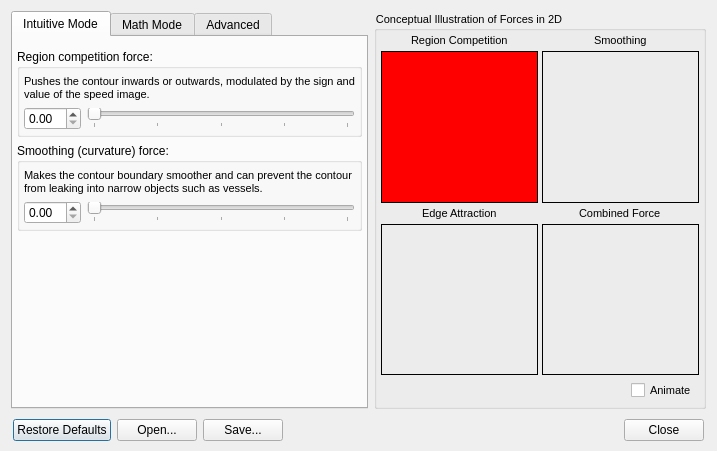
<?xml version="1.0" encoding="UTF-8"?>
<ui version="4.0">
 <class>SnakeParameterDialog</class>
 <widget class="QDialog" name="SnakeParameterDialog">
  <property name="geometry">
   <rect>
    <x>0</x>
    <y>0</y>
    <width>717</width>
    <height>451</height>
   </rect>
  </property>
  <property name="windowTitle">
   <string>Active Contour Evolution Parameters - LaTIM-SNAP</string>
  </property>
  <layout class="QGridLayout" name="gridLayout">
   <property name="bottomMargin">
    <number>8</number>
   </property>
   <property name="verticalSpacing">
    <number>8</number>
   </property>
   <item row="0" column="1">
    <widget class="QGroupBox" name="groupBox">
     <property name="sizePolicy">
      <sizepolicy hsizetype="Preferred" vsizetype="Preferred">
       <horstretch>0</horstretch>
       <verstretch>0</verstretch>
      </sizepolicy>
     </property>
     <property name="minimumSize">
      <size>
       <width>320</width>
       <height>0</height>
      </size>
     </property>
     <property name="styleSheet">
      <string notr="true">font-size:11px;</string>
     </property>
     <property name="title">
      <string>Conceptual Illustration of Forces in 2D</string>
     </property>
     <layout class="QGridLayout" name="gridLayout_10" rowstretch="0,1,0,0,1,0">
      <property name="leftMargin">
       <number>4</number>
      </property>
      <property name="topMargin">
       <number>4</number>
      </property>
      <property name="rightMargin">
       <number>4</number>
      </property>
      <property name="bottomMargin">
       <number>4</number>
      </property>
      <property name="spacing">
       <number>4</number>
      </property>
      <item row="0" column="0" alignment="Qt::AlignHCenter">
       <widget class="QLabel" name="lblForceAlpha">
        <property name="text">
         <string>Region Competition</string>
        </property>
       </widget>
      </item>
      <item row="0" column="1" alignment="Qt::AlignHCenter">
       <widget class="QLabel" name="lblForceBeta">
        <property name="text">
         <string>Smoothing</string>
        </property>
       </widget>
      </item>
      <item row="3" column="0" alignment="Qt::AlignHCenter">
       <widget class="QLabel" name="label_9">
        <property name="text">
         <string>Edge Attraction</string>
        </property>
       </widget>
      </item>
      <item row="3" column="1" alignment="Qt::AlignHCenter">
       <widget class="QLabel" name="label_11">
        <property name="text">
         <string>Combined Force</string>
        </property>
       </widget>
      </item>
      <item row="1" column="0">
       <widget class="QFrame" name="frame">
        <property name="styleSheet">
         <string notr="true">background-color: red;</string>
        </property>
        <property name="frameShape">
         <enum>QFrame::Box</enum>
        </property>
        <property name="frameShadow">
         <enum>QFrame::Plain</enum>
        </property>
        <layout class="QVBoxLayout" name="verticalLayout_9">
         <property name="leftMargin">
          <number>0</number>
         </property>
         <property name="topMargin">
          <number>0</number>
         </property>
         <property name="rightMargin">
          <number>0</number>
         </property>
         <property name="bottomMargin">
          <number>0</number>
         </property>
         <item>
          <widget class="QtVTKRenderWindowBox" name="boxForceAlpha" native="true"/>
         </item>
        </layout>
       </widget>
      </item>
      <item row="1" column="1">
       <widget class="QFrame" name="frame_2">
        <property name="frameShape">
         <enum>QFrame::Box</enum>
        </property>
        <property name="frameShadow">
         <enum>QFrame::Plain</enum>
        </property>
        <layout class="QVBoxLayout" name="verticalLayout_10">
         <property name="leftMargin">
          <number>0</number>
         </property>
         <property name="topMargin">
          <number>0</number>
         </property>
         <property name="rightMargin">
          <number>0</number>
         </property>
         <property name="bottomMargin">
          <number>0</number>
         </property>
         <item>
          <widget class="QtVTKRenderWindowBox" name="boxForceBeta" native="true">
           <property name="styleSheet">
            <string notr="true">border:1px black solid;</string>
           </property>
          </widget>
         </item>
        </layout>
       </widget>
      </item>
      <item row="4" column="0">
       <widget class="QFrame" name="frame_3">
        <property name="frameShape">
         <enum>QFrame::Box</enum>
        </property>
        <property name="frameShadow">
         <enum>QFrame::Plain</enum>
        </property>
        <layout class="QVBoxLayout" name="verticalLayout_11">
         <property name="leftMargin">
          <number>0</number>
         </property>
         <property name="topMargin">
          <number>0</number>
         </property>
         <property name="rightMargin">
          <number>0</number>
         </property>
         <property name="bottomMargin">
          <number>0</number>
         </property>
         <item>
          <widget class="QtVTKRenderWindowBox" name="boxForceGamma" native="true">
           <property name="styleSheet">
            <string notr="true">border:1px black solid;</string>
           </property>
          </widget>
         </item>
        </layout>
       </widget>
      </item>
      <item row="4" column="1">
       <widget class="QFrame" name="frame_4">
        <property name="frameShape">
         <enum>QFrame::Box</enum>
        </property>
        <property name="frameShadow">
         <enum>QFrame::Plain</enum>
        </property>
        <layout class="QVBoxLayout" name="verticalLayout_12">
         <property name="leftMargin">
          <number>0</number>
         </property>
         <property name="topMargin">
          <number>0</number>
         </property>
         <property name="rightMargin">
          <number>0</number>
         </property>
         <property name="bottomMargin">
          <number>0</number>
         </property>
         <item>
          <widget class="QtVTKRenderWindowBox" name="boxForceTotal" native="true">
           <property name="styleSheet">
            <string notr="true">border:1px black solid;</string>
           </property>
          </widget>
         </item>
        </layout>
       </widget>
      </item>
      <item row="5" column="0" colspan="2" alignment="Qt::AlignRight">
       <widget class="QWidget" name="widget" native="true">
        <property name="minimumSize">
         <size>
          <width>0</width>
          <height>20</height>
         </size>
        </property>
        <layout class="QHBoxLayout" name="horizontalLayout">
         <property name="leftMargin">
          <number>2</number>
         </property>
         <property name="topMargin">
          <number>2</number>
         </property>
         <property name="rightMargin">
          <number>2</number>
         </property>
         <property name="bottomMargin">
          <number>2</number>
         </property>
         <item>
          <widget class="QCheckBox" name="chkAnimate">
           <property name="text">
            <string>Animate</string>
           </property>
          </widget>
         </item>
        </layout>
       </widget>
      </item>
     </layout>
    </widget>
   </item>
   <item row="0" column="0">
    <widget class="QTabWidget" name="tabWidget">
     <property name="maximumSize">
      <size>
       <width>357</width>
       <height>16777215</height>
      </size>
     </property>
     <property name="currentIndex">
      <number>0</number>
     </property>
     <widget class="QWidget" name="tab">
      <attribute name="title">
       <string>Intuitive Mode</string>
      </attribute>
      <layout class="QVBoxLayout" name="verticalLayout_4">
       <property name="leftMargin">
        <number>4</number>
       </property>
       <property name="topMargin">
        <number>12</number>
       </property>
       <property name="rightMargin">
        <number>4</number>
       </property>
       <property name="bottomMargin">
        <number>4</number>
       </property>
       <item>
        <widget class="QStackedWidget" name="stackIntuitive">
         <property name="currentIndex">
          <number>0</number>
         </property>
         <widget class="QWidget" name="pageZhu">
          <layout class="QVBoxLayout" name="verticalLayout_6">
           <property name="leftMargin">
            <number>0</number>
           </property>
           <property name="topMargin">
            <number>0</number>
           </property>
           <property name="rightMargin">
            <number>0</number>
           </property>
           <property name="bottomMargin">
            <number>0</number>
           </property>
           <item>
            <widget class="QGroupBox" name="groupBox_2">
             <property name="title">
              <string>Region competition force:</string>
             </property>
             <layout class="QGridLayout" name="gridLayout_2">
              <property name="leftMargin">
               <number>4</number>
              </property>
              <property name="topMargin">
               <number>6</number>
              </property>
              <property name="rightMargin">
               <number>4</number>
              </property>
              <property name="bottomMargin">
               <number>4</number>
              </property>
              <item row="0" column="0" colspan="2">
               <widget class="QLabel" name="label">
                <property name="styleSheet">
                 <string notr="true">font-size:11px;</string>
                </property>
                <property name="text">
                 <string>Pushes the contour inwards or outwards, modulated by the sign and value of the speed image.</string>
                </property>
                <property name="wordWrap">
                 <bool>true</bool>
                </property>
               </widget>
              </item>
              <item row="1" column="0">
               <widget class="QDoubleSpinBox" name="inZhuAlphaSimple"/>
              </item>
              <item row="1" column="1">
               <widget class="QDoubleSlider" name="inZhuAlphaSimpleSlider">
                <property name="maximum">
                 <number>100</number>
                </property>
                <property name="orientation">
                 <enum>Qt::Horizontal</enum>
                </property>
                <property name="tickPosition">
                 <enum>QSlider::TicksBelow</enum>
                </property>
                <property name="tickInterval">
                 <number>25</number>
                </property>
               </widget>
              </item>
             </layout>
            </widget>
           </item>
           <item>
            <widget class="QGroupBox" name="groupBox_3">
             <property name="title">
              <string>Smoothing (curvature) force:</string>
             </property>
             <layout class="QGridLayout" name="gridLayout_3">
              <property name="leftMargin">
               <number>4</number>
              </property>
              <property name="topMargin">
               <number>6</number>
              </property>
              <property name="rightMargin">
               <number>4</number>
              </property>
              <property name="bottomMargin">
               <number>4</number>
              </property>
              <item row="0" column="0" colspan="2">
               <widget class="QLabel" name="label_2">
                <property name="styleSheet">
                 <string notr="true">font-size:11px;</string>
                </property>
                <property name="text">
                 <string>Makes the contour boundary smoother and can prevent the contour from leaking into narrow objects such as vessels.</string>
                </property>
                <property name="wordWrap">
                 <bool>true</bool>
                </property>
               </widget>
              </item>
              <item row="1" column="0">
               <widget class="QDoubleSpinBox" name="inZhuBetaSimple"/>
              </item>
              <item row="1" column="1">
               <widget class="QDoubleSlider" name="inZhuBetaSimpleSlider">
                <property name="maximum">
                 <number>100</number>
                </property>
                <property name="orientation">
                 <enum>Qt::Horizontal</enum>
                </property>
                <property name="tickPosition">
                 <enum>QSlider::TicksBelow</enum>
                </property>
                <property name="tickInterval">
                 <number>25</number>
                </property>
               </widget>
              </item>
             </layout>
            </widget>
           </item>
           <item>
            <spacer name="verticalSpacer">
             <property name="orientation">
              <enum>Qt::Vertical</enum>
             </property>
             <property name="sizeHint" stdset="0">
              <size>
               <width>20</width>
               <height>40</height>
              </size>
             </property>
            </spacer>
           </item>
          </layout>
         </widget>
         <widget class="QWidget" name="pageCaselles">
          <layout class="QVBoxLayout" name="verticalLayout_7">
           <property name="leftMargin">
            <number>0</number>
           </property>
           <property name="topMargin">
            <number>0</number>
           </property>
           <property name="rightMargin">
            <number>0</number>
           </property>
           <property name="bottomMargin">
            <number>0</number>
           </property>
           <item>
            <widget class="QGroupBox" name="groupBox_5">
             <property name="title">
              <string>Expansion (baloon) force</string>
             </property>
             <layout class="QGridLayout" name="gridLayout_4">
              <property name="leftMargin">
               <number>4</number>
              </property>
              <property name="topMargin">
               <number>6</number>
              </property>
              <property name="rightMargin">
               <number>4</number>
              </property>
              <property name="bottomMargin">
               <number>4</number>
              </property>
              <item row="0" column="0" colspan="2">
               <widget class="QLabel" name="label_3">
                <property name="styleSheet">
                 <string notr="true">font-size:11px;</string>
                </property>
                <property name="text">
                 <string>A force pushing outwards (or inwards if the weight below is negative) on the contour boundary proportionally to the speed image.</string>
                </property>
                <property name="wordWrap">
                 <bool>true</bool>
                </property>
               </widget>
              </item>
              <item row="1" column="0">
               <widget class="QDoubleSpinBox" name="inCasellesAlphaSimple"/>
              </item>
              <item row="1" column="1">
               <widget class="QDoubleSlider" name="inCasellesAlphaSimpleSlider">
                <property name="maximum">
                 <number>100</number>
                </property>
                <property name="orientation">
                 <enum>Qt::Horizontal</enum>
                </property>
                <property name="tickPosition">
                 <enum>QSlider::TicksBelow</enum>
                </property>
                <property name="tickInterval">
                 <number>25</number>
                </property>
               </widget>
              </item>
             </layout>
            </widget>
           </item>
           <item>
            <widget class="QGroupBox" name="groupBox_6">
             <property name="title">
              <string>Smoothing (curvature) force:</string>
             </property>
             <layout class="QGridLayout" name="gridLayout_5">
              <property name="leftMargin">
               <number>4</number>
              </property>
              <property name="topMargin">
               <number>6</number>
              </property>
              <property name="rightMargin">
               <number>4</number>
              </property>
              <property name="bottomMargin">
               <number>4</number>
              </property>
              <item row="0" column="0" colspan="2">
               <widget class="QLabel" name="label_4">
                <property name="styleSheet">
                 <string notr="true">font-size:11px;</string>
                </property>
                <property name="text">
                 <string>Makes the contour boundary smoother and can prevent the contour from leaking into narrow objects such as vessels.</string>
                </property>
                <property name="wordWrap">
                 <bool>true</bool>
                </property>
               </widget>
              </item>
              <item row="1" column="0">
               <widget class="QDoubleSpinBox" name="inCasellesBetaSimple"/>
              </item>
              <item row="1" column="1">
               <widget class="QDoubleSlider" name="inCasellesBetaSimpleSlider">
                <property name="maximum">
                 <number>100</number>
                </property>
                <property name="orientation">
                 <enum>Qt::Horizontal</enum>
                </property>
                <property name="tickPosition">
                 <enum>QSlider::TicksBelow</enum>
                </property>
                <property name="tickInterval">
                 <number>25</number>
                </property>
               </widget>
              </item>
             </layout>
            </widget>
           </item>
           <item>
            <widget class="QGroupBox" name="groupBox_7">
             <property name="title">
              <string>Edge attraction (advection) force:</string>
             </property>
             <layout class="QGridLayout" name="gridLayout_6">
              <property name="leftMargin">
               <number>4</number>
              </property>
              <property name="topMargin">
               <number>6</number>
              </property>
              <property name="rightMargin">
               <number>4</number>
              </property>
              <property name="bottomMargin">
               <number>4</number>
              </property>
              <item row="0" column="0" colspan="2">
               <widget class="QLabel" name="label_5">
                <property name="styleSheet">
                 <string notr="true">font-size:11px;</string>
                </property>
                <property name="text">
                 <string>Attracts the boundary of the contour to nearby edges and can prevent the contour from leaking past edges.</string>
                </property>
                <property name="wordWrap">
                 <bool>true</bool>
                </property>
               </widget>
              </item>
              <item row="1" column="0">
               <widget class="QDoubleSpinBox" name="inCasellesGammaSimple"/>
              </item>
              <item row="1" column="1">
               <widget class="QDoubleSlider" name="inCasellesGammaSimpleSlider">
                <property name="maximum">
                 <number>100</number>
                </property>
                <property name="orientation">
                 <enum>Qt::Horizontal</enum>
                </property>
                <property name="tickPosition">
                 <enum>QSlider::TicksBelow</enum>
                </property>
                <property name="tickInterval">
                 <number>10</number>
                </property>
               </widget>
              </item>
             </layout>
            </widget>
           </item>
          </layout>
         </widget>
        </widget>
       </item>
      </layout>
     </widget>
     <widget class="QWidget" name="tabMath">
      <attribute name="title">
       <string>Math Mode</string>
      </attribute>
      <layout class="QVBoxLayout" name="verticalLayout_3" stretch="0,0,1">
       <property name="leftMargin">
        <number>4</number>
       </property>
       <property name="topMargin">
        <number>12</number>
       </property>
       <property name="rightMargin">
        <number>4</number>
       </property>
       <property name="bottomMargin">
        <number>4</number>
       </property>
       <item>
        <widget class="QGroupBox" name="groupBox_8">
         <property name="title">
          <string>Contour evolution equation:</string>
         </property>
         <layout class="QGridLayout" name="gridLayout_8" columnstretch="0,0">
          <property name="leftMargin">
           <number>2</number>
          </property>
          <property name="topMargin">
           <number>6</number>
          </property>
          <property name="rightMargin">
           <number>2</number>
          </property>
          <property name="bottomMargin">
           <number>8</number>
          </property>
          <item row="2" column="1" alignment="Qt::AlignRight">
           <widget class="QCheckBox" name="chkAdvanced">
            <property name="toolTip">
             <string>The advanced expression provides additional flexibility by allowing the exponent of the speed image to be changed in each of the terms.</string>
            </property>
            <property name="text">
             <string>Use advanced expression</string>
            </property>
           </widget>
          </item>
          <item row="1" column="1">
           <widget class="QStackedWidget" name="stackEqn">
            <property name="currentIndex">
             <number>0</number>
            </property>
            <widget class="QWidget" name="pageEqnZhu">
             <layout class="QVBoxLayout" name="verticalLayout">
              <property name="leftMargin">
               <number>0</number>
              </property>
              <property name="topMargin">
               <number>0</number>
              </property>
              <property name="rightMargin">
               <number>0</number>
              </property>
              <property name="bottomMargin">
               <number>0</number>
              </property>
              <item alignment="Qt::AlignHCenter">
               <widget class="QLabel" name="outFormula_2">
                <property name="text">
                 <string/>
                </property>
                <property name="pixmap">
                 <pixmap resource="../Resources/SNAPResources.qrc">:/root/formula02.gif</pixmap>
                </property>
                <property name="scaledContents">
                 <bool>false</bool>
                </property>
               </widget>
              </item>
             </layout>
            </widget>
            <widget class="QWidget" name="pageEqnCaselles">
             <layout class="QVBoxLayout" name="verticalLayout_2">
              <property name="leftMargin">
               <number>0</number>
              </property>
              <property name="topMargin">
               <number>0</number>
              </property>
              <property name="rightMargin">
               <number>0</number>
              </property>
              <property name="bottomMargin">
               <number>0</number>
              </property>
              <item alignment="Qt::AlignHCenter">
               <widget class="QLabel" name="outFormula">
                <property name="text">
                 <string/>
                </property>
                <property name="pixmap">
                 <pixmap resource="../Resources/SNAPResources.qrc">:/root/formula01.gif</pixmap>
                </property>
                <property name="scaledContents">
                 <bool>false</bool>
                </property>
               </widget>
              </item>
             </layout>
            </widget>
            <widget class="QWidget" name="pageEqnAdvanced">
             <layout class="QVBoxLayout" name="verticalLayout_8">
              <property name="spacing">
               <number>0</number>
              </property>
              <property name="leftMargin">
               <number>0</number>
              </property>
              <property name="topMargin">
               <number>0</number>
              </property>
              <property name="rightMargin">
               <number>0</number>
              </property>
              <property name="bottomMargin">
               <number>0</number>
              </property>
              <item>
               <spacer name="verticalSpacer_6">
                <property name="orientation">
                 <enum>Qt::Vertical</enum>
                </property>
                <property name="sizeHint" stdset="0">
                 <size>
                  <width>20</width>
                  <height>1</height>
                 </size>
                </property>
               </spacer>
              </item>
              <item>
               <widget class="QLabel" name="outFormula_3">
                <property name="text">
                 <string/>
                </property>
                <property name="pixmap">
                 <pixmap resource="../Resources/SNAPResources.qrc">:/root/formula03.gif</pixmap>
                </property>
                <property name="scaledContents">
                 <bool>true</bool>
                </property>
               </widget>
              </item>
              <item>
               <spacer name="verticalSpacer_5">
                <property name="orientation">
                 <enum>Qt::Vertical</enum>
                </property>
                <property name="sizeHint" stdset="0">
                 <size>
                  <width>20</width>
                  <height>0</height>
                 </size>
                </property>
               </spacer>
              </item>
             </layout>
            </widget>
           </widget>
          </item>
         </layout>
        </widget>
       </item>
       <item>
        <widget class="QGroupBox" name="groupBox_4">
         <property name="title">
          <string>Parameters:</string>
         </property>
         <layout class="QGridLayout" name="gridLayout_7">
          <property name="leftMargin">
           <number>4</number>
          </property>
          <property name="topMargin">
           <number>6</number>
          </property>
          <property name="rightMargin">
           <number>4</number>
          </property>
          <property name="bottomMargin">
           <number>4</number>
          </property>
          <property name="verticalSpacing">
           <number>16</number>
          </property>
          <item row="1" column="2">
           <widget class="QDoubleSlider" name="inBetaMathSlider">
            <property name="maximum">
             <number>100</number>
            </property>
            <property name="orientation">
             <enum>Qt::Horizontal</enum>
            </property>
            <property name="tickPosition">
             <enum>QSlider::TicksBelow</enum>
            </property>
            <property name="tickInterval">
             <number>25</number>
            </property>
           </widget>
          </item>
          <item row="1" column="3">
           <widget class="QLabel" name="lblBetaExp">
            <property name="text">
             <string>&lt;html&gt;&lt;head/&gt;&lt;body&gt;&lt;p&gt;r&lt;span style=&quot; vertical-align:sub;&quot;&gt;β&lt;/span&gt;:&lt;/p&gt;&lt;/body&gt;&lt;/html&gt;</string>
            </property>
           </widget>
          </item>
          <item row="0" column="1">
           <widget class="QDoubleSpinBox" name="inAlphaMath"/>
          </item>
          <item row="0" column="2">
           <widget class="QDoubleSlider" name="inAlphaMathSlider">
            <property name="maximum">
             <number>100</number>
            </property>
            <property name="orientation">
             <enum>Qt::Horizontal</enum>
            </property>
            <property name="tickPosition">
             <enum>QSlider::TicksBelow</enum>
            </property>
            <property name="tickInterval">
             <number>25</number>
            </property>
           </widget>
          </item>
          <item row="1" column="0">
           <widget class="QLabel" name="label_10">
            <property name="text">
             <string>β:</string>
            </property>
           </widget>
          </item>
          <item row="1" column="1">
           <widget class="QDoubleSpinBox" name="inBetaMath"/>
          </item>
          <item row="0" column="0">
           <widget class="QLabel" name="label_6">
            <property name="text">
             <string>α:</string>
            </property>
           </widget>
          </item>
          <item row="0" column="3">
           <widget class="QLabel" name="lblAlphaExp">
            <property name="text">
             <string>&lt;html&gt;&lt;head/&gt;&lt;body&gt;&lt;p&gt;r&lt;span style=&quot; vertical-align:sub;&quot;&gt;α&lt;/span&gt;:&lt;/p&gt;&lt;/body&gt;&lt;/html&gt;</string>
            </property>
           </widget>
          </item>
          <item row="2" column="1">
           <widget class="QDoubleSpinBox" name="inGammaMath"/>
          </item>
          <item row="2" column="2">
           <widget class="QDoubleSlider" name="inGammaMathSlider">
            <property name="maximum">
             <number>100</number>
            </property>
            <property name="orientation">
             <enum>Qt::Horizontal</enum>
            </property>
            <property name="tickPosition">
             <enum>QSlider::TicksBelow</enum>
            </property>
            <property name="tickInterval">
             <number>25</number>
            </property>
           </widget>
          </item>
          <item row="2" column="3">
           <widget class="QLabel" name="lblGammaExp">
            <property name="text">
             <string>&lt;html&gt;&lt;head/&gt;&lt;body&gt;&lt;p&gt;r&lt;span style=&quot; vertical-align:sub;&quot;&gt;γ&lt;/span&gt;:&lt;/p&gt;&lt;/body&gt;&lt;/html&gt;</string>
            </property>
           </widget>
          </item>
          <item row="2" column="0">
           <widget class="QLabel" name="lblGammaMath">
            <property name="text">
             <string>γ:</string>
            </property>
           </widget>
          </item>
          <item row="0" column="4">
           <widget class="QSpinBox" name="inAlphaExp"/>
          </item>
          <item row="1" column="4">
           <widget class="QSpinBox" name="inBetaExp"/>
          </item>
          <item row="2" column="4">
           <widget class="QSpinBox" name="inGammaExp"/>
          </item>
         </layout>
        </widget>
       </item>
       <item>
        <spacer name="verticalSpacer_3">
         <property name="orientation">
          <enum>Qt::Vertical</enum>
         </property>
         <property name="sizeHint" stdset="0">
          <size>
           <width>20</width>
           <height>40</height>
          </size>
         </property>
        </spacer>
       </item>
      </layout>
     </widget>
     <widget class="QWidget" name="tabAdvanced">
      <attribute name="title">
       <string>Advanced</string>
      </attribute>
      <layout class="QVBoxLayout" name="verticalLayout_5">
       <property name="leftMargin">
        <number>4</number>
       </property>
       <property name="topMargin">
        <number>12</number>
       </property>
       <property name="rightMargin">
        <number>4</number>
       </property>
       <property name="bottomMargin">
        <number>4</number>
       </property>
       <item>
        <widget class="QGroupBox" name="groupBox_9">
         <property name="title">
          <string>Speed-up factor</string>
         </property>
         <layout class="QGridLayout" name="gridLayout_9">
          <property name="leftMargin">
           <number>4</number>
          </property>
          <property name="topMargin">
           <number>6</number>
          </property>
          <property name="rightMargin">
           <number>4</number>
          </property>
          <property name="bottomMargin">
           <number>4</number>
          </property>
          <item row="1" column="0">
           <widget class="QDoubleSpinBox" name="inSpeedup"/>
          </item>
          <item row="1" column="1">
           <widget class="QDoubleSlider" name="inSpeedupSlider">
            <property name="maximum">
             <number>100</number>
            </property>
            <property name="orientation">
             <enum>Qt::Horizontal</enum>
            </property>
            <property name="tickPosition">
             <enum>QSlider::TicksBelow</enum>
            </property>
            <property name="tickInterval">
             <number>25</number>
            </property>
           </widget>
          </item>
          <item row="0" column="0" colspan="2">
           <widget class="QLabel" name="label_13">
            <property name="styleSheet">
             <string notr="true">font-size:11px;</string>
            </property>
            <property name="text">
             <string>It is possible to speed up active contour evolution by increasing the step size over the theoretically optimal value. However, this can result in numerical instability.</string>
            </property>
            <property name="wordWrap">
             <bool>true</bool>
            </property>
           </widget>
          </item>
         </layout>
        </widget>
       </item>
       <item>
        <spacer name="verticalSpacer_4">
         <property name="orientation">
          <enum>Qt::Vertical</enum>
         </property>
         <property name="sizeHint" stdset="0">
          <size>
           <width>20</width>
           <height>40</height>
          </size>
         </property>
        </spacer>
       </item>
      </layout>
     </widget>
    </widget>
   </item>
   <item row="1" column="0" colspan="2">
    <widget class="QWidget" name="widget_2" native="true">
     <property name="minimumSize">
      <size>
       <width>0</width>
       <height>20</height>
      </size>
     </property>
     <layout class="QHBoxLayout" name="horizontalLayout_2">
      <property name="leftMargin">
       <number>2</number>
      </property>
      <property name="topMargin">
       <number>2</number>
      </property>
      <property name="rightMargin">
       <number>2</number>
      </property>
      <property name="bottomMargin">
       <number>2</number>
      </property>
      <item>
       <widget class="QPushButton" name="btnRestore">
        <property name="text">
         <string>Restore Defaults</string>
        </property>
       </widget>
      </item>
      <item>
       <widget class="QPushButton" name="btnOpen">
        <property name="text">
         <string>Open...</string>
        </property>
       </widget>
      </item>
      <item>
       <widget class="QPushButton" name="btnSave">
        <property name="text">
         <string>Save...</string>
        </property>
       </widget>
      </item>
      <item>
       <spacer name="horizontalSpacer">
        <property name="orientation">
         <enum>Qt::Horizontal</enum>
        </property>
        <property name="sizeHint" stdset="0">
         <size>
          <width>40</width>
          <height>20</height>
         </size>
        </property>
       </spacer>
      </item>
      <item>
       <widget class="QPushButton" name="btnClose">
        <property name="text">
         <string>Close</string>
        </property>
       </widget>
      </item>
     </layout>
    </widget>
   </item>
  </layout>
 </widget>
 <customwidgets>
  <customwidget>
   <class>QDoubleSlider</class>
   <extends>QSlider</extends>
   <header location="global">QDoubleSlider.h</header>
  </customwidget>
  <customwidget>
   <class>QtVTKRenderWindowBox</class>
   <extends>QWidget</extends>
   <header>QtVTKRenderWindowBox.h</header>
   <container>1</container>
  </customwidget>
 </customwidgets>
 <tabstops>
  <tabstop>tabWidget</tabstop>
  <tabstop>inZhuAlphaSimple</tabstop>
  <tabstop>inZhuAlphaSimpleSlider</tabstop>
  <tabstop>inZhuBetaSimple</tabstop>
  <tabstop>inZhuBetaSimpleSlider</tabstop>
  <tabstop>inCasellesAlphaSimple</tabstop>
  <tabstop>inCasellesAlphaSimpleSlider</tabstop>
  <tabstop>inCasellesBetaSimple</tabstop>
  <tabstop>inCasellesBetaSimpleSlider</tabstop>
  <tabstop>inCasellesGammaSimple</tabstop>
  <tabstop>inCasellesGammaSimpleSlider</tabstop>
  <tabstop>chkAdvanced</tabstop>
  <tabstop>inAlphaMath</tabstop>
  <tabstop>inAlphaMathSlider</tabstop>
  <tabstop>inAlphaExp</tabstop>
  <tabstop>inBetaMath</tabstop>
  <tabstop>inBetaMathSlider</tabstop>
  <tabstop>inBetaExp</tabstop>
  <tabstop>inGammaMath</tabstop>
  <tabstop>inGammaMathSlider</tabstop>
  <tabstop>inGammaExp</tabstop>
  <tabstop>inSpeedup</tabstop>
  <tabstop>inSpeedupSlider</tabstop>
  <tabstop>chkAnimate</tabstop>
 </tabstops>
 <resources>
  <include location="../Resources/SNAPResources.qrc"/>
 </resources>
 <connections>
  <connection>
   <sender>btnClose</sender>
   <signal>clicked()</signal>
   <receiver>SnakeParameterDialog</receiver>
   <slot>accept()</slot>
   <hints>
    <hint type="sourcelabel">
     <x>657</x>
     <y>431</y>
    </hint>
    <hint type="destinationlabel">
     <x>529</x>
     <y>447</y>
    </hint>
   </hints>
  </connection>
 </connections>
</ui>
